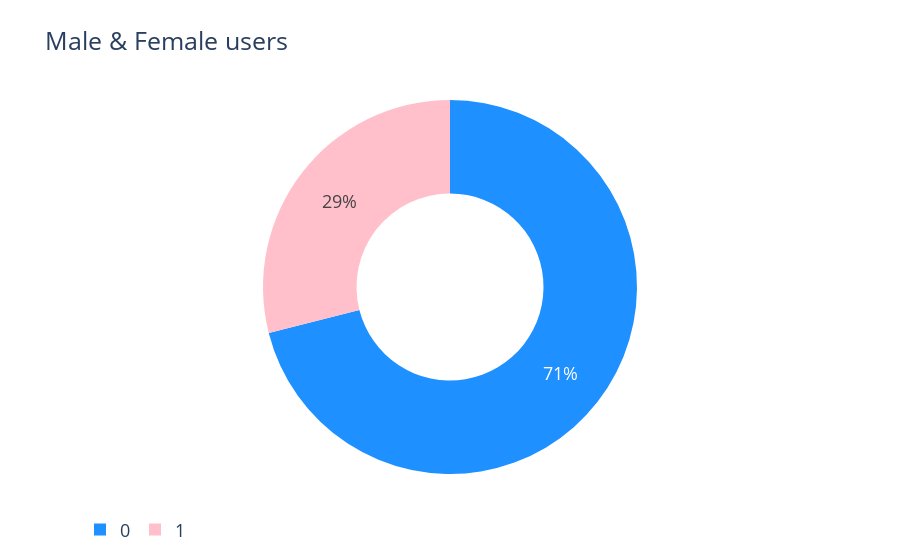

Notebook source saved alongside this figure:
### Code cell
gender_counts = user['gender'].value_counts()

colors1 = ['dodgerblue', 'pink']

pie = go.Pie(labels=gender_counts.index,
             values=gender_counts.values,
             marker=dict(colors=colors1),
             hole=0.5)

layout = go.Layout(title='Male & Female users', font=dict(size=18), legend=dict(orientation='h'))

fig = go.Figure(data=[pie], layout=layout)
py.iplot(fig)

#https://www.kaggle.com/code/indralin/movielens-project-1-2-collaborative-filtering

### Figure 1 — Plotly figure (JSON) as saved in the notebook; plotly's stock layout.template omitted (floating-point values rounded to 4 significant figures)
{"data": [{"hole": 0.5, "labels": [0, 1], "marker": {"colors": ["dodgerblue", "pink"]}, "type": "pie", "values": [670, 273]}], "layout": {"font": {"size": 18}, "legend": {"orientation": "h"}, "title": {"text": "Male & Female users"}}}
